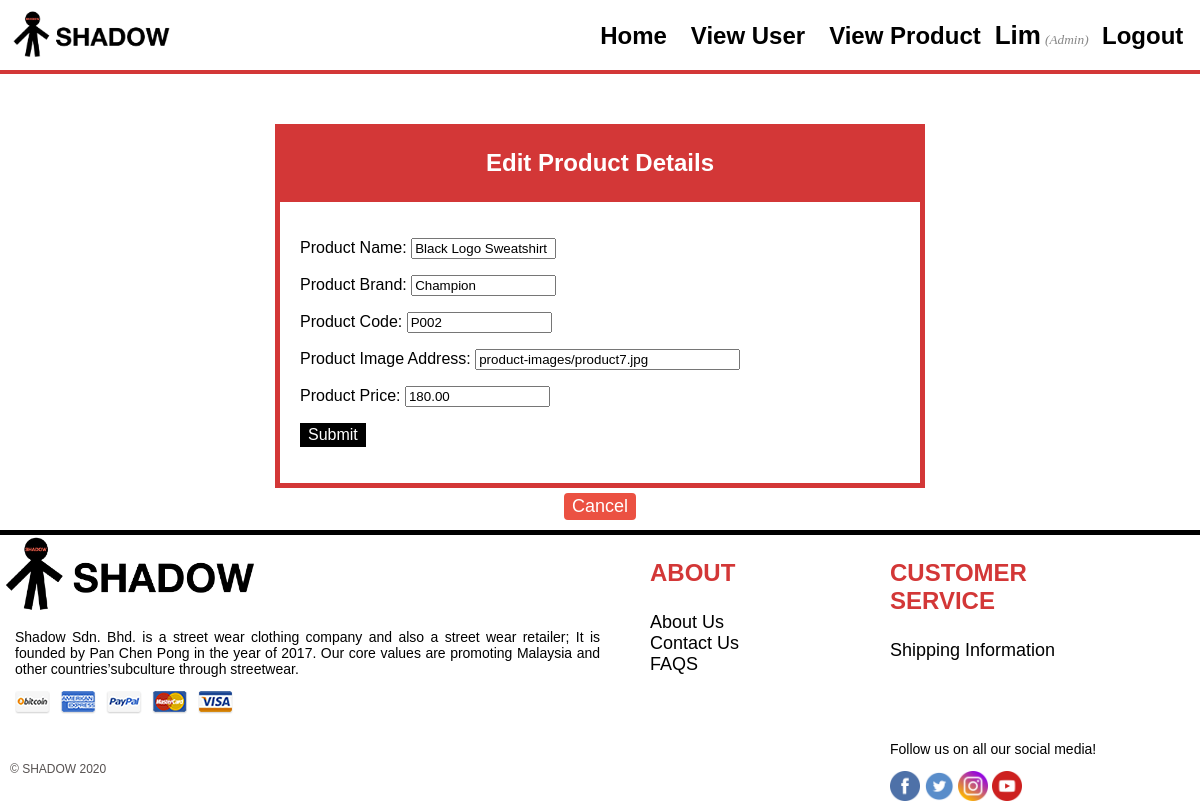
Screenshot of /admin/editProduct.php?id=7 (signed in) with the database file from the repository.
### tables this page shows
CREATE TABLE `products` (
  `id` int(10) NOT NULL,
  `name` varchar(100) NOT NULL,
  `brand` varchar(100) NOT NULL,
  `code` varchar(50) NOT NULL,
  `image` text NOT NULL,
  `price` double(10,2) NOT NULL
);

### admin/editProduct.php (the view, shortened to what this page needs)
<?php
require('../functions.php');
?>
<!DOCTYPE html>
<html lang="en">
<head>
    <link href="../style.css" type="text/css" rel="stylesheet"/>
</head>
<body>
<header>
<a href="home.php"><img src="../image/logo2.png" alt="logo" class="logo"></a>
        <nav>
           <a href="home.php">Home</a>
           <a href="viewUser.php">View User</a>
           <a href="viewProduct.php">View Product</a>
          <?php  if (isset($_SESSION['user'])):  ?>
                <strong style="font-family:'Lucida Sans Unicode', 'Lucida Grande', sans-serif; font-size:26px"><?php echo $_SESSION['user']['lastname']; ?></strong>
                <small>
						<i  style="color: #888;">(<?php echo ucfirst($_SESSION['user']['user_type']); ?>)</i>
						<a href="home.php?logout='1'" >Logout</a>
					</small>
        </nav>
        <?php endif ?>
    </header>
<body>
<?php
if ( (isset($_GET['id'])) && (is_numeric($_GET['id'])) ) {
	$id = $_GET['id'];
} elseif ( (isset($_POST['id'])) && (is_numeric($_POST['id'])) ) {
	$id = $_POST['id'];
} else {
	echo '<p class="error">This page has been accessed in error.</p>';
	exit();
}
?>
<?php
echo '<h2 class="title">Edit Product Details</h2>';
$q = "SELECT name, brand, code, image, price FROM products WHERE id=$id";
$r = @mysqli_query ($db, $q);
if (mysqli_num_rows($r) == 1) {
	$row = mysqli_fetch_array ($r, MYSQLI_NUM);
	echo '<form action="editProduct.php" method="post">
<p>Product Name: <input type="text" name="name" size="15" maxlength="50" value="' . $row[0] . '" /></p>
<p>Product Brand: <input type="text" name="brand" size="15" maxlength="20" value="' . $row[1] . '" /></p>
<p>Product Code: <input type="text" name="code" size="15" maxlength="10" value="' . $row[2] . '" /></p>
<p>Product Image Address: <input type="text" name="image" size="30" maxlength="100" value="'.$row[3]. '"  /> </p>
<p>Product Price: <input type="text" name="price" size="15" maxlength="10" value="' . $row[4] . '" /></p>
<p><input class="button" type="submit" name="submit" value="Submit" /></p>
<input type="hidden" name="id" value="' . $id . '" />
</form>';
} else {
	echo '<p class="error">This page has been accessed in error.</p>';
}
?>
<div class="cancelContainer">
    <a href="viewProduct.php"><button class="cancel">Cancel</button></a>
    </div>
</body>
</body>
<footer>
    <div class="footer-left">
    <a href="index.php"><img src="../image/logo2.png" alt="logo" class="footer-logo"></a>
    <p>Shadow Sdn. Bhd. is a street wear clothing company
        and also a street wear retailer; It is founded by Pan
        Chen Pong in the year of 2017. Our core values are
        promoting Malaysia and other countries’subculture
        through streetwear.  </p>
        <img class="payment" src="../image/payment.png">
        <div class="copyright">
            &copy; SHADOW 2020
        </div>
</div>
    <div class="footer-mid">
    <p class="footer-subheader">ABOUT</p><br>
    <a href="#">About Us</a><br>
    <a href="#">Contact Us</a><br>
    <a href="#">FAQS</a><br>
</div>
    <div class="footer-right">
        <p class="footer-subheader">CUSTOMER SERVICE</p><br>
        <a href="#">Shipping Information</a><br>
        <div class="socialmedia">
            <p>Follow us on all our social media!</p>
        <a href="https://www.facebook.com/"><img class="face" src="../image/fb.png"></a>
        <a href="https://www.twitter.com/"><img class="twt" src="../image/twitter.png"></a>
        <a href="https://www.instagram.com/"><img class="insta" src="../image/insta.png"></a>
        <a href="https://www.youtube.com/"><img class="youtube" src="../image/youtube.png"></a>
        </div>
    </div>
</footer>
</footer></html>

### style.css (style rules this page uses)
html,body { margin: 0; padding: 0; height: 100%; width : 100%; background:white; }
header { background-color: #FFFFFF; display: flex; align-items: center; justify-content: space-between; border-bottom: 4px solid #d33737; }
header a { color: #000000; margin-left: 10px; background-color: #FFFFFF; overflow: hidden; align-items: center; justify-content: center; padding: 10px 10px 10px 0; }
nav a { color: #000000; font-family:'Lucida Sans Unicode', 'Lucida Grande', sans-serif; font-style: 'Open Sans'; font-size: 24px; font-weight: bold; text-transform: capitalize; text-decoration: none; }
.logo { height: 50px; display: block; }
.title { font-family:'Lucida Sans Unicode', 'Lucida Grande', sans-serif; font-weight: bold; font-size: 48px; text-align: center; }
a { text-decoration: none; color: #ffffff; }
h2, p { font-family:'Lucida Sans Unicode', 'Lucida Grande', sans-serif; }
form, .content { width: 50%; margin: 0px auto; padding: 20px; border: 1px solid #000; background-color: #fff; font-family:'Lucida Sans Unicode', 'Lucida Grande', sans-serif; }
footer { background-color:#FFFFFF; height: 250px; border-top: 5px solid black; color: #000000; display:flex; width:100%; }
.footer-logo { margin-bottom:0px; height:80px; display: flex; }
.footer-left { font-size: 12px; width: 50%; }
.footer-left p { padding-left: 15px; text-align: justify; font-family:'Lucida Sans Unicode', 'Lucida Grande', sans-serif; font-size: 14px; font-weight: normal; }
.footer-mid { width: 20%; padding-left: 50px; text-align: left; }
footer a { text-decoration: none; color: #000000; font-size: 18px; font-family:'Lucida Sans Unicode', 'Lucida Grande', sans-serif; }
.footer-subheader { font-size: 24px; color: #d33737; font-weight: bold; margin-bottom: 7px; font-family:'Lucida Sans Unicode', 'Lucida Grande', sans-serif; }
.footer-right { width: 20%; padding-left: 0px; text-align: left; }
.payment { padding-left: 15px; }
.socialmedia { font-size: 14px; margin-top: 80px; text-align: left; font-family:'Lucida Sans Unicode', 'Lucida Grande', sans-serif; }
.face { padding: 0px; width: 30px; text-decoration: none; }
.twt { padding: 0px; width: 30px; text-decoration: none; }
.insta { padding: 0px; width: 30px; text-decoration: none; }
.youtube { padding: 0px; width: 30px; text-decoration: none; }
.copyright { margin-top: 44px; color: #575251; text-align: left; padding-left: 10px; font-size: 12px; font-family:'Lucida Sans Unicode', 'Lucida Grande', sans-serif; }

### admin/editProduct.php (style rules this page uses)
.title { width:50%; margin: 50px auto 0px; font-size: 24px; color: #fff; background-color: #d33737; text-align: center; border: 5px solid #d33737; border-bottom: none; padding: 20px; font-family: "Comic Sans MS", cursive, sans-serif; }
form { border: 5px solid #d33737; margin: auto; }
.button { background-color:#000 ; font-size: 16px; border: 2px solid #000; color:#fff; }
.cancelContainer { text-align: center; padding-top: 5px; padding-bottom: 10px; }
.cancel { background-color:#EB5142 ; font-size: 18px; color: #fff; border: 2px solid #EB5142; border-radius: 4px; }

### rows the page displays
products: name "Black Logo Sweatshirt", brand "Champion", code "P002", image "product-images/product7.jpg", price "180.00"

### other values shown
$_SESSION['user']['lastname'] "Lim"
$_SESSION['user']['user_type'] "Admin"
